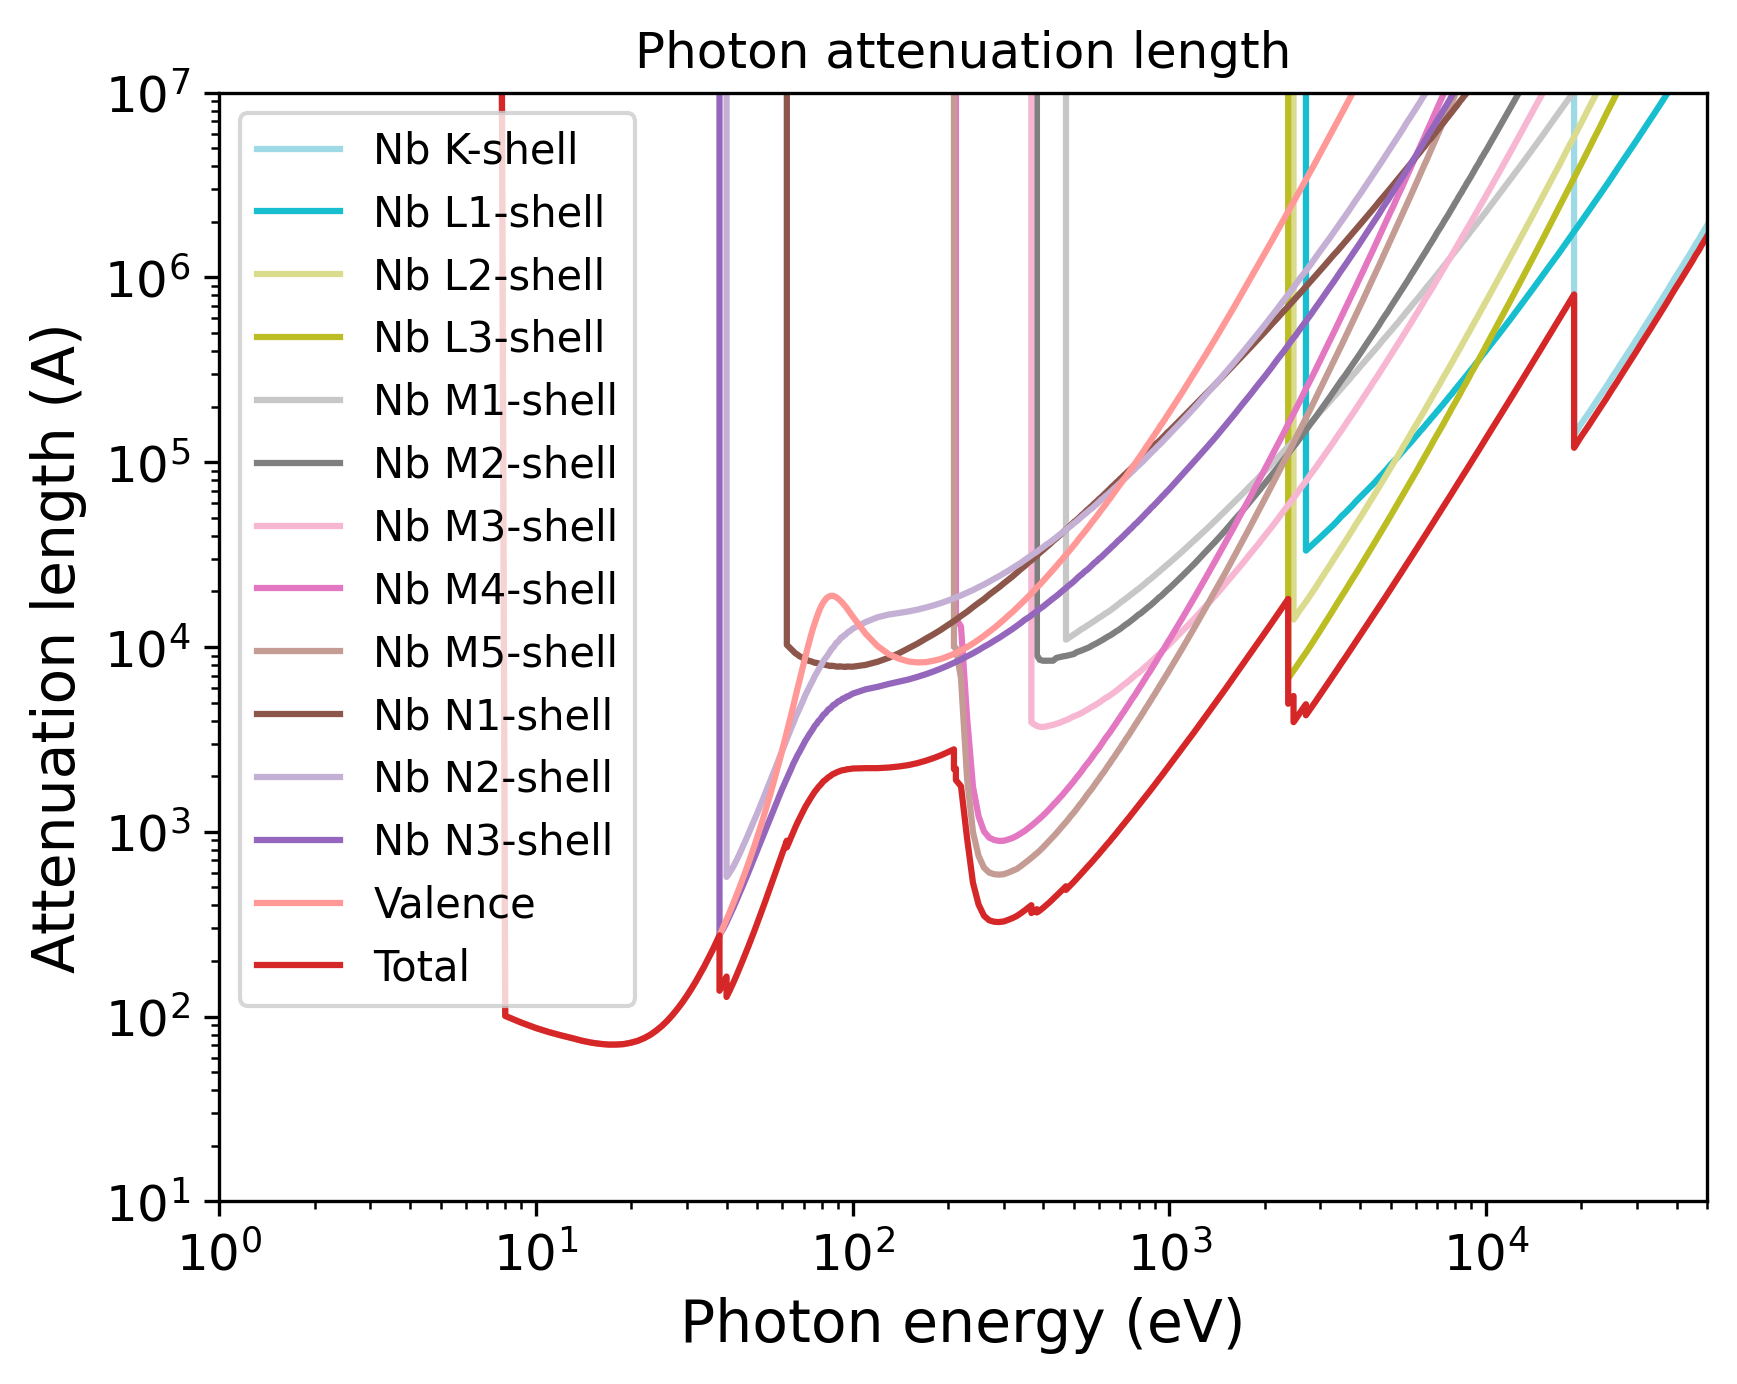

This chart was generated by the following Python code:
import pandas as pd
import numpy as np
import matplotlib.pyplot as plt
import matplotlib.cm as cm
# Set the format:
plt.xlabel("Photon energy (eV)", fontsize=14)
plt.ylabel("Attenuation length (A)", fontsize=14)
plt.xticks(fontsize=12)
plt.yticks(fontsize=12)
plt.grid(False)
# Set the axes:
# Read the output file:
df = pd.read_csv(r"OUTPUT_Nb_Photon_IMFP.dat", sep=r'\s+', header=None, comment="#", skipinitialspace=True)
plt.xscale("log")
plt.yscale("log")
# Prepare the plot:
columns_to_plot = [ 1, 2, 3, 4, 5, 6, 7, 8, 9, 10, 11, 12, 13, 14]
labels = [ "Nb K-shell", "Nb L1-shell", "Nb L2-shell", "Nb L3-shell", "Nb M1-shell", "Nb M2-shell", "Nb M3-shell", "Nb M4-shell", "Nb M5-shell", "Nb N1-shell", "Nb N2-shell", "Nb N3-shell", "Valence", "Total"]
# Create N distinct colors from a colormap
N = len(columns_to_plot)
colors = plt.cm.tab20(np.linspace(1, 0, 20))
# Set line styles:
linestyles = [ "-", "-", "-", "-", "-", "-", "-", "-", "-", "-", "-", "-", "-", "-"]
for i, col in enumerate(columns_to_plot):
    color = colors[i % len(colors)]
    ls    = linestyles[i % len(linestyles)]
    label = labels[i % len(labels)]
    plt.plot(df.iloc[:, 0], df.iloc[:, col],
    color=color,
    label=label,
    linestyle=ls)
plt.xlim(1.00000000,50000.00000000)
plt.ylim(10.00000000,10000000.00000000)
plt.title("Photon attenuation length")
plt.legend(loc="best", fontsize=10)
# Save the plot in this format:
plt.savefig("OUTPUT_MFP_photon.png", dpi=300, bbox_inches="tight")
